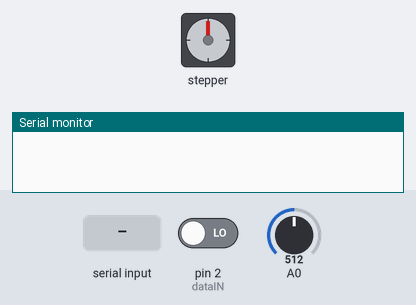
This sketch was run on a simulated Arduino Uno, built with avr-gcc and run on an emulated ATmega328P. On the bench: stepper motor, the last lines printed to the serial monitor. The test bench sets the inputs (shaded band); at power-on: pin 2 (dataIN) LOW, A0 = 512. Stepper angles assume 200 steps per turn.

Above: at 1.2 s.
1.3 s: "30,150\n" received over Serial
At 4.0 s:
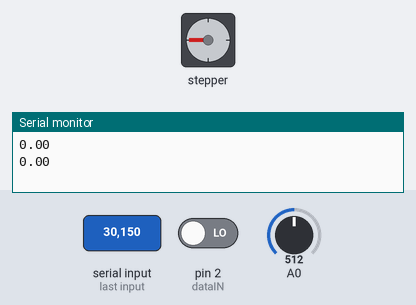
4.3 s: "90,45\n" received over Serial
At 4.7 s:
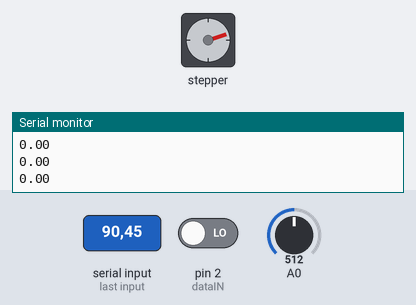
5.8 s: "1,90\n" received over Serial
At 7.75 s:
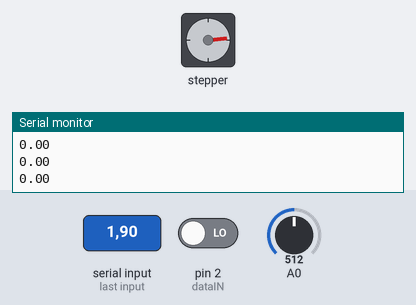
Timing chart, 0 to 18.7 s (numbered marks = the images above; inputs shaded):
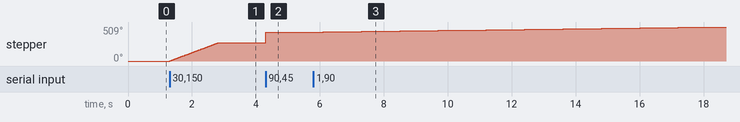

The sketch:

stepper.ino
```cpp
#include <Stepper.h>

#define STEPS 200

Stepper stepper(STEPS, 8, 9, 10, 11);
double kp = 2;
double ki = 5;
double kd = 1;

const int dataIN = 2; //IR sensor INPUT
const int N = 2; // No. of arms/reference points

unsigned long currentTime, previousTime;
double elapsedTime;
double error;
double lastError;
double  output;

unsigned long prevmillis; // To store time
unsigned long duration; // To store time difference
unsigned long refresh; // To store time for LCD refresh

int val;
int setrpm;
double rpm; // RPM value

boolean currentstate; // Current state of IR input scan
boolean prevstate; // State of IR sensor in previous scan

void setup()
{
  pinMode(dataIN,INPUT);
  prevmillis = 0;
  prevstate = LOW;
  Serial.begin(9600);
}

void loop()
{
   if (Serial.available()>0)
  {

    int sensorReading = analogRead(A0);
    int setrpm = map(sensorReading, 0, 1023, 0, 100);
    setrpm = Serial.parseInt();
    stepper.setSpeed(setrpm);

    val = Serial.parseInt();
    stepper.step(val);


 // Measure Actual RPM
 currentstate = digitalRead(dataIN); // Read IR sensor state
 if( prevstate != currentstate) // If there is change in input
   {
     if( currentstate == HIGH ) // If input changes only from LOW to HIGH
       {
         duration = ( micros() - prevmillis )*N; // Time difference between revolution in microsecond
         prevmillis = micros(); // store time for next revolution calculation
         rpm = (60000000/duration); // rpm = (1/ time millis)*1000*1000*60;
       }
   }
  prevstate = currentstate; // store this scan (prev scan) data for next scan

        output = computePID(rpm);
        delay(100);
        stepper.setSpeed(output);               //control the motor based on PID value


  //  Display
  if( ( millis()-refresh ) >= 100 )
    {
       Serial.println(rpm);
       Serial.println(output);
    }

  }
}
double computePID(double inp){
        currentTime = millis();                //get current time
        elapsedTime = (double)(currentTime - previousTime);        //compute time elapsed from previous computation
        static double cumError, rateError;
        error = setrpm - inp;                                // determine error
        cumError += error * elapsedTime;                // compute integral
        rateError = (error - lastError)/elapsedTime;   // compute derivative

        double out = kp*error + ki*cumError + kd*rateError;                //PID output

        lastError = error;                                //remember current error
        previousTime = currentTime;                        //remember current time

        return out;                                        //have function return the PID output
}
```

Measured:
- after the input at 1.3 s, stepper: turns 270° clockwise in 1.5 s, starting at once
- after the input at 4.3 s, stepper: turns 162° clockwise, starting at once
- after the input at 5.8 s, stepper: keeps turning clockwise at about 6°/s, starting at once
